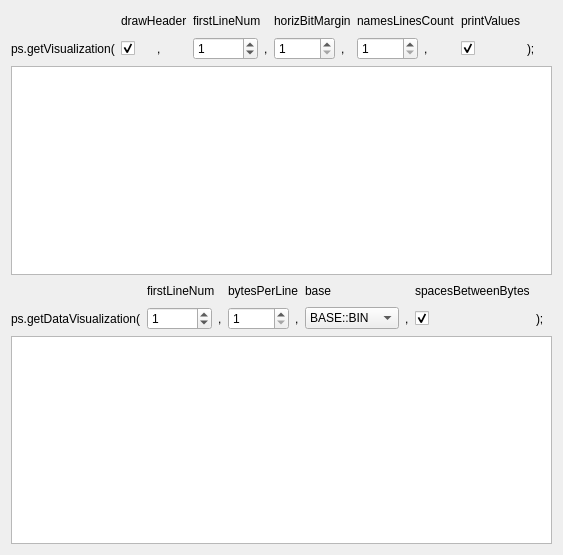
<?xml version="1.0" encoding="UTF-8"?>
<ui version="4.0">
 <class>VisualizerWidget</class>
 <widget class="QWidget" name="VisualizerWidget">
  <property name="geometry">
   <rect>
    <x>0</x>
    <y>0</y>
    <width>563</width>
    <height>555</height>
   </rect>
  </property>
  <property name="windowTitle">
   <string>Form</string>
  </property>
  <layout class="QVBoxLayout" name="verticalLayout">
   <item>
    <layout class="QGridLayout" name="gridLayout">
     <item row="0" column="4">
      <widget class="QLabel" name="label_8">
       <property name="text">
        <string>namesLinesCount</string>
       </property>
      </widget>
     </item>
     <item row="1" column="0">
      <widget class="QLabel" name="label_3">
       <property name="text">
        <string>ps.getVisualization(</string>
       </property>
      </widget>
     </item>
     <item row="0" column="2">
      <widget class="QLabel" name="label_6">
       <property name="text">
        <string>firstLineNum</string>
       </property>
      </widget>
     </item>
     <item row="0" column="5">
      <widget class="QLabel" name="label_13">
       <property name="text">
        <string>printValues</string>
       </property>
      </widget>
     </item>
     <item row="1" column="6">
      <widget class="QLabel" name="label_9">
       <property name="text">
        <string>);</string>
       </property>
      </widget>
     </item>
     <item row="0" column="1">
      <widget class="QLabel" name="label_19">
       <property name="text">
        <string>drawHeader</string>
       </property>
      </widget>
     </item>
     <item row="1" column="5">
      <widget class="QCheckBox" name="printValuesCheckbox">
       <property name="text">
        <string/>
       </property>
       <property name="checked">
        <bool>true</bool>
       </property>
      </widget>
     </item>
     <item row="0" column="3">
      <widget class="QLabel" name="label_7">
       <property name="text">
        <string>horizBitMargin</string>
       </property>
      </widget>
     </item>
     <item row="0" column="6">
      <spacer name="horizontalSpacer">
       <property name="orientation">
        <enum>Qt::Horizontal</enum>
       </property>
       <property name="sizeHint" stdset="0">
        <size>
         <width>40</width>
         <height>20</height>
        </size>
       </property>
      </spacer>
     </item>
     <item row="1" column="3">
      <layout class="QHBoxLayout" name="horizontalLayout_4">
       <item>
        <widget class="QSpinBox" name="horizontalBitMarginSpinbox">
         <property name="minimum">
          <number>1</number>
         </property>
         <property name="maximum">
          <number>32768</number>
         </property>
         <property name="value">
          <number>1</number>
         </property>
        </widget>
       </item>
       <item>
        <widget class="QLabel" name="label_16">
         <property name="text">
          <string>,</string>
         </property>
        </widget>
       </item>
      </layout>
     </item>
     <item row="1" column="1">
      <layout class="QHBoxLayout" name="horizontalLayout">
       <item>
        <widget class="QCheckBox" name="drawHeaderCheckbox">
         <property name="text">
          <string/>
         </property>
         <property name="checked">
          <bool>true</bool>
         </property>
        </widget>
       </item>
       <item>
        <widget class="QLabel" name="label_18">
         <property name="text">
          <string>,</string>
         </property>
        </widget>
       </item>
      </layout>
     </item>
     <item row="1" column="2">
      <layout class="QHBoxLayout" name="horizontalLayout_3">
       <item>
        <widget class="QSpinBox" name="firstLineNumSpinbox">
         <property name="minimum">
          <number>-32769</number>
         </property>
         <property name="maximum">
          <number>32768</number>
         </property>
         <property name="value">
          <number>1</number>
         </property>
        </widget>
       </item>
       <item>
        <widget class="QLabel" name="label_17">
         <property name="text">
          <string>,</string>
         </property>
        </widget>
       </item>
      </layout>
     </item>
     <item row="1" column="4">
      <layout class="QHBoxLayout" name="horizontalLayout_5">
       <item>
        <widget class="QSpinBox" name="namesLinesCountSpinbo">
         <property name="minimum">
          <number>1</number>
         </property>
         <property name="maximum">
          <number>32768</number>
         </property>
         <property name="value">
          <number>1</number>
         </property>
        </widget>
       </item>
       <item>
        <widget class="QLabel" name="label_10">
         <property name="text">
          <string>,</string>
         </property>
        </widget>
       </item>
      </layout>
     </item>
    </layout>
   </item>
   <item>
    <widget class="QTextEdit" name="getVisualizationOutputEdit"/>
   </item>
   <item>
    <layout class="QGridLayout" name="gridLayout_2">
     <item row="0" column="1">
      <widget class="QLabel" name="label_11">
       <property name="text">
        <string>firstLineNum</string>
       </property>
      </widget>
     </item>
     <item row="0" column="3">
      <widget class="QLabel" name="label_22">
       <property name="text">
        <string>base</string>
       </property>
      </widget>
     </item>
     <item row="0" column="2">
      <widget class="QLabel" name="label_12">
       <property name="text">
        <string>bytesPerLine</string>
       </property>
      </widget>
     </item>
     <item row="0" column="4">
      <widget class="QLabel" name="label_23">
       <property name="text">
        <string>spacesBetweenBytes</string>
       </property>
      </widget>
     </item>
     <item row="1" column="4">
      <widget class="QCheckBox" name="spacesBetweenBytesCheckbox">
       <property name="text">
        <string/>
       </property>
       <property name="checked">
        <bool>true</bool>
       </property>
      </widget>
     </item>
     <item row="1" column="5">
      <widget class="QLabel" name="label_15">
       <property name="text">
        <string>);</string>
       </property>
      </widget>
     </item>
     <item row="1" column="0">
      <widget class="QLabel" name="label_4">
       <property name="text">
        <string>ps.getDataVisualization(</string>
       </property>
      </widget>
     </item>
     <item row="1" column="1">
      <layout class="QHBoxLayout" name="horizontalLayout_2">
       <item>
        <widget class="QSpinBox" name="firstLineNum2Spinbox">
         <property name="minimum">
          <number>-32769</number>
         </property>
         <property name="maximum">
          <number>32768</number>
         </property>
         <property name="value">
          <number>1</number>
         </property>
        </widget>
       </item>
       <item>
        <widget class="QLabel" name="label_20">
         <property name="text">
          <string>,</string>
         </property>
        </widget>
       </item>
      </layout>
     </item>
     <item row="1" column="2">
      <layout class="QHBoxLayout" name="horizontalLayout_6">
       <item>
        <widget class="QSpinBox" name="bytesPerLineSpinbox">
         <property name="minimum">
          <number>1</number>
         </property>
         <property name="maximum">
          <number>32768</number>
         </property>
         <property name="value">
          <number>1</number>
         </property>
        </widget>
       </item>
       <item>
        <widget class="QLabel" name="label_21">
         <property name="text">
          <string>,</string>
         </property>
        </widget>
       </item>
      </layout>
     </item>
     <item row="1" column="3">
      <layout class="QHBoxLayout" name="horizontalLayout_7">
       <item>
        <widget class="QComboBox" name="baseCombobox">
         <item>
          <property name="text">
           <string>BASE::BIN</string>
          </property>
         </item>
         <item>
          <property name="text">
           <string>BASE::OCT</string>
          </property>
         </item>
         <item>
          <property name="text">
           <string>BASE::DEC</string>
          </property>
         </item>
         <item>
          <property name="text">
           <string>BASE::HEX</string>
          </property>
         </item>
        </widget>
       </item>
       <item>
        <widget class="QLabel" name="label_14">
         <property name="text">
          <string>,</string>
         </property>
        </widget>
       </item>
      </layout>
     </item>
     <item row="0" column="5">
      <spacer name="horizontalSpacer_2">
       <property name="orientation">
        <enum>Qt::Horizontal</enum>
       </property>
       <property name="sizeHint" stdset="0">
        <size>
         <width>40</width>
         <height>20</height>
        </size>
       </property>
      </spacer>
     </item>
    </layout>
   </item>
   <item>
    <widget class="QTextEdit" name="getDataVisualizationOutputEdit"/>
   </item>
  </layout>
 </widget>
 <resources/>
 <connections/>
</ui>
